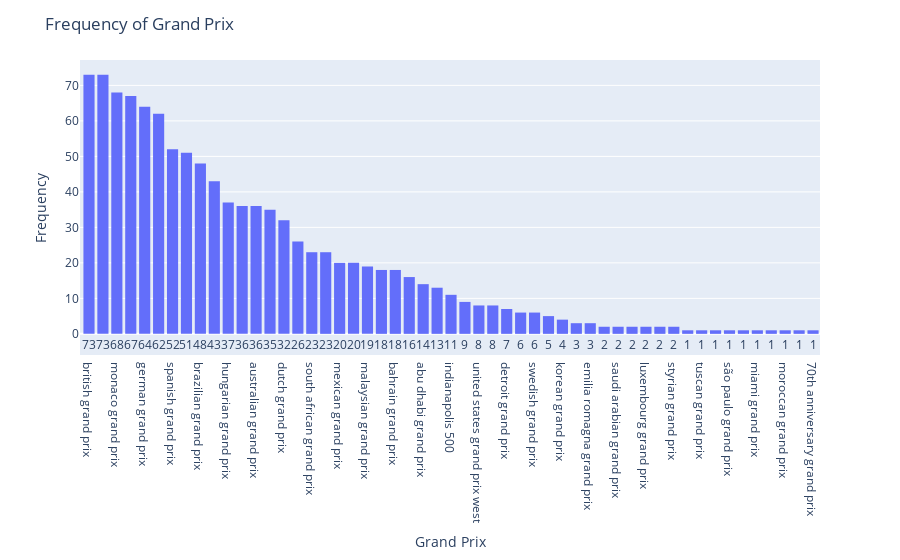

Notebook cell for this chart:
### Code cell
# plot histogram
gp_frequency = px.histogram(unique_gp, x=unique_gp.index, y=unique_gp.values)

# update histogram layout
gp_frequency.update_layout(
    title="Frequency of Grand Prix",
    xaxis_title="Grand Prix",
    yaxis_title="Frequency"
)

for i, value in enumerate(unique_gp.values):
    gp_frequency.add_annotation(x=i, y=-3, text=str(value), showarrow=False)

gp_frequency.show()

### Figure 1 — Plotly figure (JSON) as saved in the notebook; plotly's stock layout.template omitted (floating-point values rounded to 4 significant figures)
{"data": [{"alignmentgroup": "True", "bingroup": "x", "histfunc": "sum", "hovertemplate": "race_name=%{x}<br>sum of y=%{y}<extra></extra>", "legendgroup": "", "marker": {"color": "#636efa", "pattern": {"shape": ""}}, "name": "", "offsetgroup": "", "orientation": "v", "showlegend": false, "type": "histogram", "x": ["british grand prix", "italian grand prix", "monaco grand prix", "belgian grand prix", "german grand prix", "french grand prix", "spanish grand prix", "canadian grand prix", "brazilian grand prix", "united states grand prix", "hungarian grand prix", "japanese grand prix", "australian grand prix", "austrian grand prix", "dutch grand prix", "san marino grand prix", "south african grand prix", "european grand prix", "mexican grand prix", "argentine grand prix", "malaysian grand prix", "portuguese grand prix", "bahrain grand prix", "chinese grand prix", "abu dhabi grand prix", "singapore grand prix", "indianapolis 500", "turkish grand prix", "united states grand prix west", "russian grand prix", "detroit grand prix", "swiss grand prix", "swedish grand prix", "azerbaijan grand prix", "korean grand prix", "indian grand prix", "emilia romagna grand prix", "caesars palace grand prix", "saudi arabian grand prix", "mexico city grand prix", "luxembourg grand prix", "pacific grand prix", "styrian grand prix", "eifel grand prix", "tuscan grand prix", "dallas grand prix", "são paulo grand prix", "pescara grand prix", "miami grand prix", "sakhir grand prix", "moroccan grand prix", "qatar grand prix", "70th anniversary grand prix"], "xaxis": "x", "y": [73, 73, 68, 67, 64, 62, 52, 51, 48, 43, 37, 36, 36, 35, 32, 26, 23, 23, 20, 20, 19, 18, 18, 16, 14, 13, 11, 9, 8, 8, 7, 6, 6, 5, 4, 3, 3, 2, 2, 2, 2, 2, 2, 1, 1, 1, 1, 1, 1, 1, 1, 1, 1], "yaxis": "y"}], "layout": {"annotations": [{"showarrow": false, "text": "73", "x": 0, "y": -3}, {"showarrow": false, "text": "73", "x": 1, "y": -3}, {"showarrow": false, "text": "68", "x": 2, "y": -3}, {"showarrow": false, "text": "67", "x": 3, "y": -3}, {"showarrow": false, "text": "64", "x": 4, "y": -3}, {"showarrow": false, "text": "62", "x": 5, "y": -3}, {"showarrow": false, "text": "52", "x": 6, "y": -3}, {"showarrow": false, "text": "51", "x": 7, "y": -3}, {"showarrow": false, "text": "48", "x": 8, "y": -3}, {"showarrow": false, "text": "43", "x": 9, "y": -3}, {"showarrow": false, "text": "37", "x": 10, "y": -3}, {"showarrow": false, "text": "36", "x": 11, "y": -3}, {"showarrow": false, "text": "36", "x": 12, "y": -3}, {"showarrow": false, "text": "35", "x": 13, "y": -3}, {"showarrow": false, "text": "32", "x": 14, "y": -3}, {"showarrow": false, "text": "26", "x": 15, "y": -3}, {"showarrow": false, "text": "23", "x": 16, "y": -3}, {"showarrow": false, "text": "23", "x": 17, "y": -3}, {"showarrow": false, "text": "20", "x": 18, "y": -3}, {"showarrow": false, "text": "20", "x": 19, "y": -3}, {"showarrow": false, "text": "19", "x": 20, "y": -3}, {"showarrow": false, "text": "18", "x": 21, "y": -3}, {"showarrow": false, "text": "18", "x": 22, "y": -3}, {"showarrow": false, "text": "16", "x": 23, "y": -3}, {"showarrow": false, "text": "14", "x": 24, "y": -3}, {"showarrow": false, "text": "13", "x": 25, "y": -3}, {"showarrow": false, "text": "11", "x": 26, "y": -3}, {"showarrow": false, "text": "9", "x": 27, "y": -3}, {"showarrow": false, "text": "8", "x": 28, "y": -3}, {"showarrow": false, "text": "8", "x": 29, "y": -3}, {"showarrow": false, "text": "7", "x": 30, "y": -3}, {"showarrow": false, "text": "6", "x": 31, "y": -3}, {"showarrow": false, "text": "6", "x": 32, "y": -3}, {"showarrow": false, "text": "5", "x": 33, "y": -3}, {"showarrow": false, "text": "4", "x": 34, "y": -3}, {"showarrow": false, "text": "3", "x": 35, "y": -3}, {"showarrow": false, "text": "3", "x": 36, "y": -3}, {"showarrow": false, "text": "2", "x": 37, "y": -3}, {"showarrow": false, "text": "2", "x": 38, "y": -3}, {"showarrow": false, "text": "2", "x": 39, "y": -3}, {"showarrow": false, "text": "2", "x": 40, "y": -3}, {"showarrow": false, "text": "2", "x": 41, "y": -3}, {"showarrow": false, "text": "2", "x": 42, "y": -3}, {"showarrow": false, "text": "1", "x": 43, "y": -3}, {"showarrow": false, "text": "1", "x": 44, "y": -3}, {"showarrow": false, "text": "1", "x": 45, "y": -3}, {"showarrow": false, "text": "1", "x": 46, "y": -3}, {"showarrow": false, "text": "1", "x": 47, "y": -3}, {"showarrow": false, "text": "1", "x": 48, "y": -3}, {"showarrow": false, "text": "1", "x": 49, "y": -3}, {"showarrow": false, "text": "1", "x": 50, "y": -3}, {"showarrow": false, "text": "1", "x": 51, "y": -3}, {"showarrow": false, "text": "1", "x": 52, "y": -3}], "barmode": "relative", "legend": {"tracegroupgap": 0}, "margin": {"t": 60}, "title": {"text": "Frequency of Grand Prix"}, "xaxis": {"anchor": "y", "domain": [0, 1], "title": {"text": "Grand Prix"}}, "yaxis": {"anchor": "x", "domain": [0, 1], "title": {"text": "Frequency"}}}}
